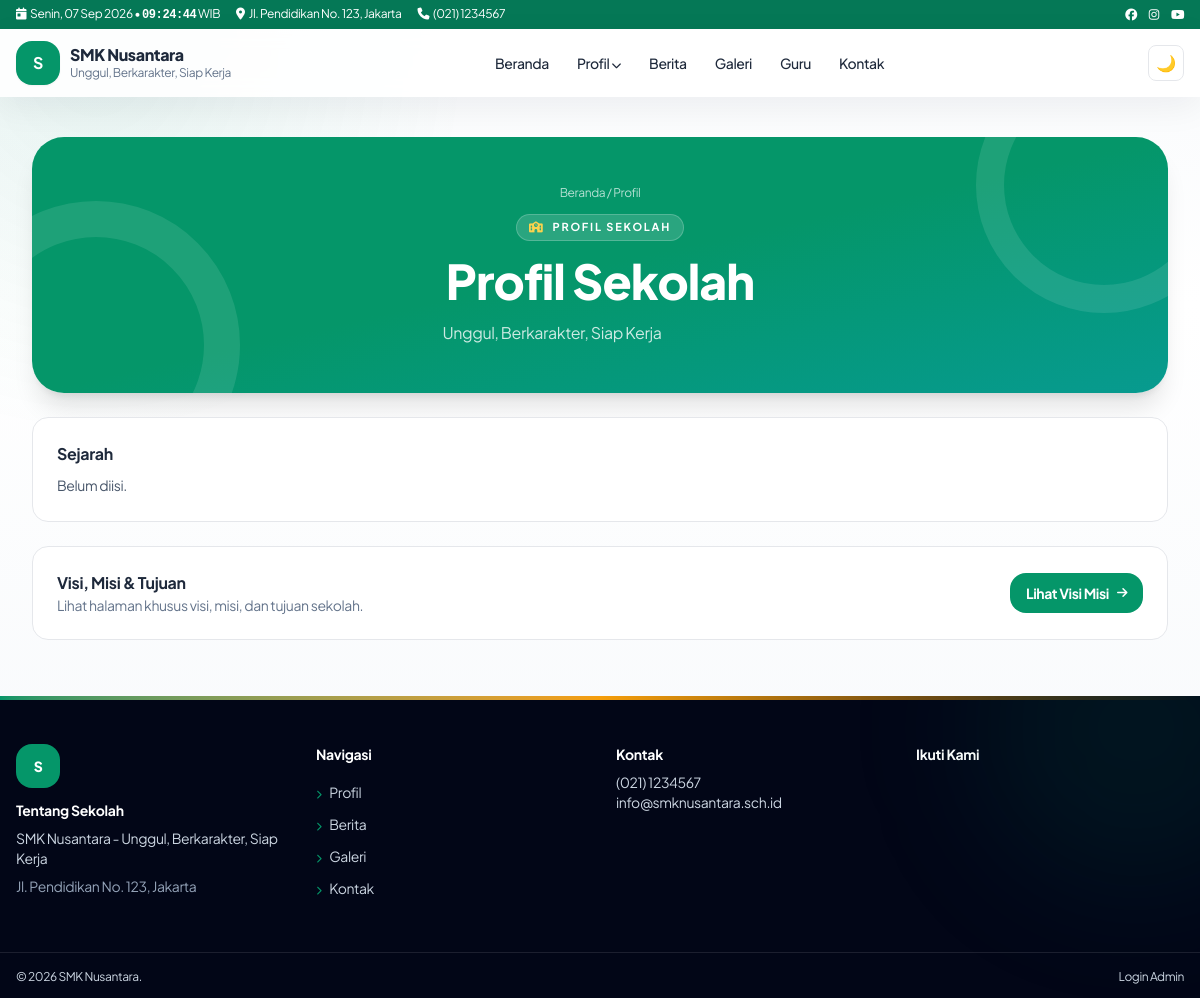
The page /profil on the database its author committed.
### tables this page shows
CREATE TABLE IF NOT EXISTS settings (
  id INT UNSIGNED AUTO_INCREMENT PRIMARY KEY,
  `key` VARCHAR(100) NOT NULL UNIQUE,
  `value` TEXT DEFAULT NULL,
  updated_at TIMESTAMP DEFAULT CURRENT_TIMESTAMP ON UPDATE CURRENT_TIMESTAMP
);

CREATE TABLE IF NOT EXISTS menu_items (
  id INT UNSIGNED AUTO_INCREMENT PRIMARY KEY,
  menu_id INT UNSIGNED NOT NULL,
  parent_id INT UNSIGNED DEFAULT NULL,
  label VARCHAR(150) NOT NULL,
  url VARCHAR(500) NOT NULL,
  target VARCHAR(20) DEFAULT '_self',
  sort_order INT DEFAULT 0,
  is_active TINYINT(1) DEFAULT 1,
  kind VARCHAR(20) NOT NULL DEFAULT 'link',
  mega_id INT UNSIGNED DEFAULT NULL,
  INDEX idx_menu_parent (menu_id, parent_id, sort_order),
  CONSTRAINT fk_mi_menu FOREIGN KEY (menu_id) REFERENCES menus(id) ON DELETE CASCADE,
  CONSTRAINT fk_mi_parent FOREIGN KEY (parent_id) REFERENCES menu_items(id) ON DELETE CASCADE
);

CREATE TABLE IF NOT EXISTS school_profile (
  id INT UNSIGNED AUTO_INCREMENT PRIMARY KEY,
  principal_name VARCHAR(150) DEFAULT NULL,
  principal_title VARCHAR(100) DEFAULT 'Kepala Sekolah',
  principal_photo VARCHAR(255) DEFAULT NULL,
  principal_greeting TEXT DEFAULT NULL,
  history TEXT DEFAULT NULL,
  vision TEXT DEFAULT NULL,
  mission TEXT DEFAULT NULL,
  org_chart VARCHAR(255) DEFAULT NULL,
  total_students INT DEFAULT 0,
  total_teachers INT DEFAULT 0,
  total_extracurricular INT DEFAULT 0,
  years_established INT DEFAULT 0,
  updated_at TIMESTAMP DEFAULT CURRENT_TIMESTAMP ON UPDATE CURRENT_TIMESTAMP
);

### core/Router.php (called while the page is built, shortened)
<?php
final class Router {
 public static function dispatch(): void {
  require ROOT . '/pages/router.php';
 }
}

### index.php (called while the page is built, shortened)
<?php
require __DIR__ . '/config/database.php';
Router::dispatch();

### core/Database.php (called while the page is built, shortened)
<?php
final class Database {
    private static ?PDO $pdo = null;
    public static function conn(): PDO {
        if (self::$pdo) return self::$pdo;
        $c = require dirname(__DIR__) . '/config/database.php';
        $dsn = "mysql:host={$c['host']};dbname={$c['name']};charset={$c['charset']}";
        self::$pdo = new PDO($dsn, $c['user'], $c['pass'], [
            PDO::ATTR_ERRMODE => PDO::ERRMODE_EXCEPTION,
            PDO::ATTR_DEFAULT_FETCH_MODE => PDO::FETCH_ASSOC,
            PDO::ATTR_EMULATE_PREPARES => false,
        ]);
        return self::$pdo;
    }
    public static function setting(string $key, string $def = ''): string {
        try {
            $s = self::conn()->prepare('SELECT `value` FROM settings WHERE `key`=?');
            $s->execute([$key]);
            return (string)($s->fetchColumn() ?? $def);
        } catch (Throwable) { return $def; }
    }
}

### core/Helper.php (called while the page is built, shortened)
<?php
final class Helper {
    public static function e(?string $v): string { return htmlspecialchars((string)$v, ENT_QUOTES, 'UTF-8'); }
    public static function url(string $p = ''): string { return rtrim(BASE_URL, '/') . '/' . ltrim($p, '/'); }
    public static function menuUrl(string $u): array {
        $u = trim($u);
        $low = strtolower($u);
        return [self::url(ltrim($u, '/')), '_self'];
    }
}

### pages/profile.php (the view, shortened to what this page needs)
<?php
$profile = $db->query("SELECT * FROM school_profile LIMIT 1")->fetch() ?: [];
require ROOT.'/templates/frontend/header.php';
?>
<div class="w-full px-4 md:px-8 py-10">
<?php
$heroBadge='<i class="fa fa-school text-amber-300"></i>Profil Sekolah';
$heroCrumb='<a href="'.Helper::url().'" class="hover:text-white">Beranda</a> / Profil';
require ROOT.'/templates/frontend/page-hero.php'; ?>
<div class="bg-white dark:bg-slate-800 border rounded-2xl p-6 mt-6 reveal min-w-0 max-w-full overflow-hidden"><h2 class="font-bold mb-2">Sejarah</h2><p class="text-sm text-slate-600 dark:text-slate-300 text-justify leading-relaxed break-words"><?= nl2br(Helper::e($profile['history']??'Belum diisi.')) ?></p></div>
<div class="bg-white dark:bg-slate-800 border rounded-2xl p-6 mt-6 reveal flex flex-col sm:flex-row sm:items-center gap-3 min-w-0 max-w-full overflow-hidden"><div class="min-w-0"><h2 class="font-bold">Visi, Misi & Tujuan</h2><p class="text-sm text-slate-500">Lihat halaman khusus visi, misi, dan tujuan sekolah.</p></div><a href="<?= Helper::url('visi-misi') ?>" class="sm:ml-auto shrink-0 inline-flex items-center gap-2 bg-emerald-600 text-white text-sm font-bold px-4 py-2.5 rounded-xl hover:bg-emerald-500">Lihat Visi Misi <i class="fa fa-arrow-right text-xs"></i></a></div>
</div>
<?php require ROOT.'/templates/frontend/footer.php'; ?>

### templates/frontend/navbar.php (shortened to what this page needs)
<?php
$top_addr = Database::setting('address','Jl. Pendidikan No.123');
$top_phone = Database::setting('phone','(021) 1234567');
$school = Database::setting('school_name','SMK Nusantara');
$tagline = Database::setting('tagline','Unggul, Berkarakter');
$logo = Database::setting('logo','');
try {
$db = Database::conn();
$mm = $db->query("SELECT * FROM menus WHERE location='primary' LIMIT 1")->fetch();
$items = [];
if ($mm) {
  $st = $db->prepare("SELECT * FROM menu_items WHERE menu_id=? AND is_active=1 ORDER BY sort_order");
  $st->execute([$mm['id']]); $items = $st->fetchAll();
}
} catch (Throwable) { $items=[]; $mega=[]; }
function menuTree($items,$parent=null){ $o=[]; foreach($items as $i){ if(($i['parent_id']??null)==$parent) $o[]=$i; } return $o; }
function menuLink($u,$forceTarget=null){ [$href,$t]=Helper::menuUrl($u); $t=$forceTarget?:$t; return 'href="'.Helper::e($href).'"'.($t==='_blank'?' target="_blank" rel="noopener noreferrer"':''); }
?>
<div class="bg-emerald-700 text-white text-xs hidden md:block"><div class="max-w-7xl mx-auto px-4 py-1.5 flex justify-between items-center gap-3">
<div class="flex gap-4 min-w-0"><span class="shrink-0"><i class="fa fa-calendar-day mr-1"></i><span data-clock-date><?= Helper::tgl(date('Y-m-d')) ?></span> • <span data-clock-time class="font-mono font-bold"><?= date('H:i:s') ?></span> WIB</span><span class="truncate"><i class="fa fa-location-dot mr-1"></i><?= Helper::e($top_addr) ?></span><span class="hidden lg:inline"><i class="fa fa-phone mr-1"></i><?= Helper::e($top_phone) ?></span><span class="hidden xl:inline"><i class="fa fa-envelope mr-1"></i><?= Helper::e($top_email) ?></span></div>
<div class="flex gap-3"><a href="#" aria-label="Facebook"><i class="fab fa-facebook"></i></a><a href="#" aria-label="Instagram"><i class="fab fa-instagram"></i></a><a href="#" aria-label="Youtube"><i class="fab fa-youtube"></i></a></div>
</div></div>
<header id="mainNav" class="sticky top-0 z-50 bg-white/90 dark:bg-slate-900/90 backdrop-blur border-b-0 transition">
<div class="max-w-7xl mx-auto px-4 py-3 flex items-center justify-between gap-3">
<a href="<?= Helper::url() ?>" class="flex items-center gap-2.5"><span class="w-11 h-11 rounded-xl bg-emerald-600 text-white grid place-items-center font-bold overflow-hidden shadow-sm"><?php if($logo): ?><img src="<?= Helper::upload($logo) ?>" alt="Logo <?= Helper::e($school) ?>" class="w-full h-full object-contain bg-white p-1"><?php else: ?><?= Helper::e(mb_substr($school,0,1)) ?><?php endif; ?></span><span><span class="block font-extrabold leading-tight"><?= Helper::e($school) ?></span><span class="block text-xs text-slate-500"><?= Helper::e($tagline) ?></span></span></a>
<nav class="hidden lg:flex items-center gap-1 text-sm font-medium" id="deskMenu">
<?php foreach(menuTree($items) as $m): $ch=menuTree($items,$m['id']); $hasMega=false;
if(!$hasMega){ foreach($mega as $g){ if(($g['label']??'')===$m['label']) $hasMega=$g; } } ?>
<?php if($hasMega): $cols=json_decode($hasMega['columns_json']??'[]',true)?:[]; ?>
<div class="relative group"><button class="px-3 py-2 rounded-lg hover:bg-emerald-50"><?= Helper::e($m['label']) ?> <i class="fa fa-chevron-down text-[10px]"></i></button>
<div class="absolute left-1/2 -translate-x-1/2 top-full pt-2 opacity-0 invisible group-hover:opacity-100 group-hover:visible transition"><div class="bg-white dark:bg-slate-800 rounded-2xl shadow-xl border p-6 grid grid-cols-3 gap-6 w-[640px] max-w-[90vw]">
<?php foreach($cols as $c): ?><div><p class="font-bold text-xs uppercase text-emerald-700 mb-2"><?= Helper::e($c['title']??'') ?></p><?php foreach($c['links']??[] as $l): ?><a href="<?= Helper::e($l['url']??'#') ?>" class="block py-1 text-slate-600 dark:text-slate-300 hover:text-emerald-600"><?= Helper::e($l['label']??'') ?></a><?php endforeach; ?></div><?php endforeach; ?>
</div></div></div>
<?php elseif($ch): ?><div class="relative group"><a <?= menuLink($m['url'],$m['target']??null) ?> class="px-3 py-2 rounded-lg hover:bg-emerald-50 inline-block"><?= Helper::e($m['label']) ?> <i class="fa fa-chevron-down text-[10px]"></i></a>
</div>
<?php else: ?><a <?= menuLink($m['url'],$m['target']??null) ?> class="px-3 py-2 rounded-lg hover:bg-emerald-50"><?= Helper::e($m['label']) ?></a><?php endif; ?><?php endforeach; ?>
</nav>
<div class="flex items-center gap-2"><button id="darkBtn" class="w-9 h-9 rounded-lg border grid place-items-center" aria-label="Tema"></button></div>
</div>
</header>

### templates/frontend/footer.php (shortened to what this page needs)
</main>
<?php $ft = Database::setting('footer_text',Database::setting('school_name',''));
try { $fm = Database::conn()->query("SELECT * FROM menus WHERE location='footer' LIMIT 1")->fetch(); $fitems = [];
if ($fm) { $fs = Database::conn()->prepare("SELECT * FROM menu_items WHERE menu_id=? AND is_active=1 ORDER BY sort_order"); $fs->execute([$fm['id']]); $fitems = $fs->fetchAll(); } } catch (Throwable) { $fitems = []; }
if (!$fitems) $fitems = [['label'=>'Profil','url'=>'/profil'],['label'=>'Berita','url'=>'/berita'],['label'=>'Galeri','url'=>'/galeri'],['label'=>'Kontak','url'=>'/kontak']]; ?>
<footer class="relative overflow-hidden bg-slate-950 text-slate-300 mt-auto w-full">
<div class="absolute inset-x-0 top-0 h-1 bg-gradient-to-r from-emerald-600 via-amber-500 to-emerald-600"></div>
<div class="absolute -top-32 -right-24 w-80 h-80 rounded-full bg-emerald-600/10 blur-3xl pointer-events-none"></div>
<div class="max-w-7xl mx-auto px-4 py-12 grid md:grid-cols-4 gap-8 text-sm">
<div><span class="inline-flex w-11 h-11 rounded-xl bg-emerald-600 text-white items-center justify-center font-extrabold mb-3"><?= Helper::e(mb_substr(Database::setting('school_name','S'),0,1)) ?></span><h4 class="font-bold text-white mb-2">Tentang Sekolah</h4><p><?= Helper::e(Database::setting('school_name','SMK Nusantara')) ?> - <?= Helper::e(Database::setting('tagline','')) ?></p><p class="mt-2 text-slate-400"><?= Helper::e(Database::setting('address','')) ?></p></div>
<div><h4 class="font-bold text-white mb-3">Navigasi</h4><?php foreach($fitems as $fi): [$fhref,$ftgt]=Helper::menuUrl($fi['url']); ?><a href="<?= Helper::e($fhref) ?>"<?= $ftgt==='_blank'?' target="_blank" rel="noopener noreferrer"':'' ?> class="block py-1.5 hover:text-white hover:translate-x-1"><i class="fa fa-chevron-right text-[9px] text-emerald-500 mr-2"></i><?= Helper::e($fi['label']) ?></a><?php endforeach; ?></div>
<div><h4 class="font-bold text-white mb-2">Kontak</h4><p><?= Helper::e(Database::setting('phone','')) ?></p><p><?= Helper::e(Database::setting('email','')) ?></p></div>
<div><h4 class="font-bold text-white mb-3">Ikuti Kami</h4></div>
</div>
<div class="border-t border-white/10"><div class="max-w-7xl mx-auto px-4 py-4 flex flex-col md:flex-row justify-between text-xs gap-2">
<span>&copy; <?= date('Y') ?> <?= Helper::e($ft) ?>.</span>
<a href="<?= Helper::url('admin/login') ?>" target="_blank" rel="noopener noreferrer" class="hover:text-white">Login Admin</a>
</div></div>
</footer>
</body></html>

### assets/css/style.css (style rules this page uses)
:root { --font-body:"Plus Jakarta Sans",system-ui,-apple-system,"Segoe UI",sans-serif }
html,body,input,select,textarea,button { font-family:var(--font-body)!important }
h1,h2,h3,h4 { font-family:var(--font-body)!important;letter-spacing:-.02em;font-weight:800 }
.reveal { opacity:1 }
.reveal.show { animation:revealIn .7s cubic-bezier(.16,1,.3,1) both }
html,body { max-width:100%;overflow-x:clip }
body { position:relative }
main,header,footer { max-width:100% }
.prose,.prose p,.prose li,article p,article li,.text-justify { overflow-wrap:anywhere;word-break:break-word }
main .grid>*,main .flex>* { min-width:0;max-width:100% }
main>div { max-width:100%;min-width:0 }
.reveal { min-width:0;max-width:100%;overflow-wrap:anywhere }
html { height:100% }
body.site-shell { min-height:100vh;display:flex;flex-direction:column }
body.site-shell>footer { margin-top:auto;flex-shrink:0;width:100% }

### rows shown on the page
settings: value "Jl. Pendidikan No. 123, Jakarta"
settings: value "(021) 1234567"
settings: value "S", value "SMK Nusantara"
settings: value "Unggul, Berkarakter, Siap Kerja"
menu_items: label "Beranda"
menu_items: label "Profil"
menu_items: label "Berita"
menu_items: label "Galeri"
menu_items: label "Guru"
menu_items: label "Kontak"
school_profile: history "Belum diisi."
menu_items: label "Profil"
menu_items: label "Berita"
menu_items: label "Galeri"
menu_items: label "Kontak"
settings: value "info@smknusantara.sch.id"

### other values the page prints
Helper::e($heroTitle) "Profil Sekolah"
$heroDesc "Unggul, Berkarakter, Siap Kerja"
